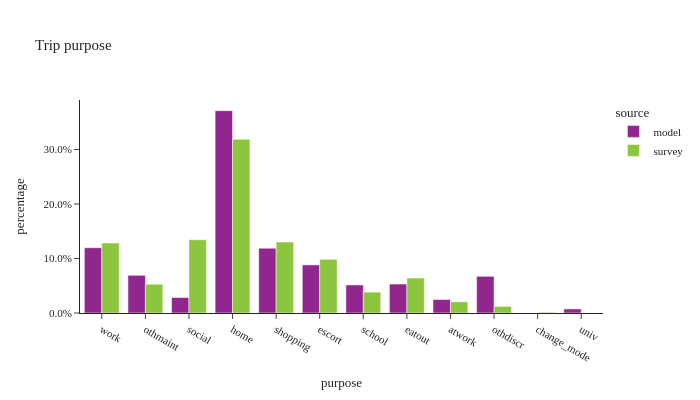

Here is the notebook cell this chart was saved with:
### Code cell
df_plot = trip_data.groupby(['source','purpose'])['trip_weight'].sum().reset_index()
df_plot['percentage'] = df_plot.groupby(['source'], group_keys=False)['trip_weight']. \
    apply(lambda x: x / float(x.sum()))
# df_plot
fig = px.bar(df_plot, x="purpose", y="percentage", color="source",barmode="group",
             title="Trip purpose")
fig.for_each_annotation(lambda a: a.update(text = a.text.split("=")[-1]))
fig.update_layout(height=400, width=700, yaxis=dict(tickformat=".1%"))
fig.show()

### Figure 1 — Plotly figure (JSON) as saved in the notebook; plotly's stock layout.template omitted (floating-point values rounded to 4 significant figures)
{"data": [{"alignmentgroup": "True", "hovertemplate": "source=model<br>purpose=%{x}<br>percentage=%{y}<extra></extra>", "legendgroup": "model", "marker": {"color": "#91268F", "pattern": {"shape": ""}}, "name": "model", "offsetgroup": "model", "orientation": "v", "showlegend": true, "textposition": "auto", "type": "bar", "x": ["work", "othmaint", "social", "home", "shopping", "escort", "school", "eatout", "atwork", "othdiscr", "change_mode", "univ"], "xaxis": "x", "y": [0.1198, 0.06915, 0.02835, 0.3714, 0.1189, 0.08828, 0.05146, 0.05313, 0.02475, 0.0673, 0.0, 0.007505], "yaxis": "y"}, {"alignmentgroup": "True", "hovertemplate": "source=survey<br>purpose=%{x}<br>percentage=%{y}<extra></extra>", "legendgroup": "survey", "marker": {"color": "#8CC63E", "pattern": {"shape": ""}}, "name": "survey", "offsetgroup": "survey", "orientation": "v", "showlegend": true, "textposition": "auto", "type": "bar", "x": ["work", "othmaint", "social", "home", "shopping", "escort", "school", "eatout", "atwork", "othdiscr", "change_mode", "univ"], "xaxis": "x", "y": [0.1285, 0.05278, 0.1345, 0.319, 0.1303, 0.09843, 0.0383, 0.06414, 0.02051, 0.01205, 0.001375, 0.0], "yaxis": "y"}], "layout": {"barmode": "group", "height": 400, "legend": {"title": {"text": "source"}, "tracegroupgap": 0}, "title": {"text": "Trip purpose"}, "width": 700, "xaxis": {"anchor": "y", "domain": [0, 1], "title": {"text": "purpose"}}, "yaxis": {"anchor": "x", "domain": [0, 1], "tickformat": ".1%", "title": {"text": "percentage"}}}}
